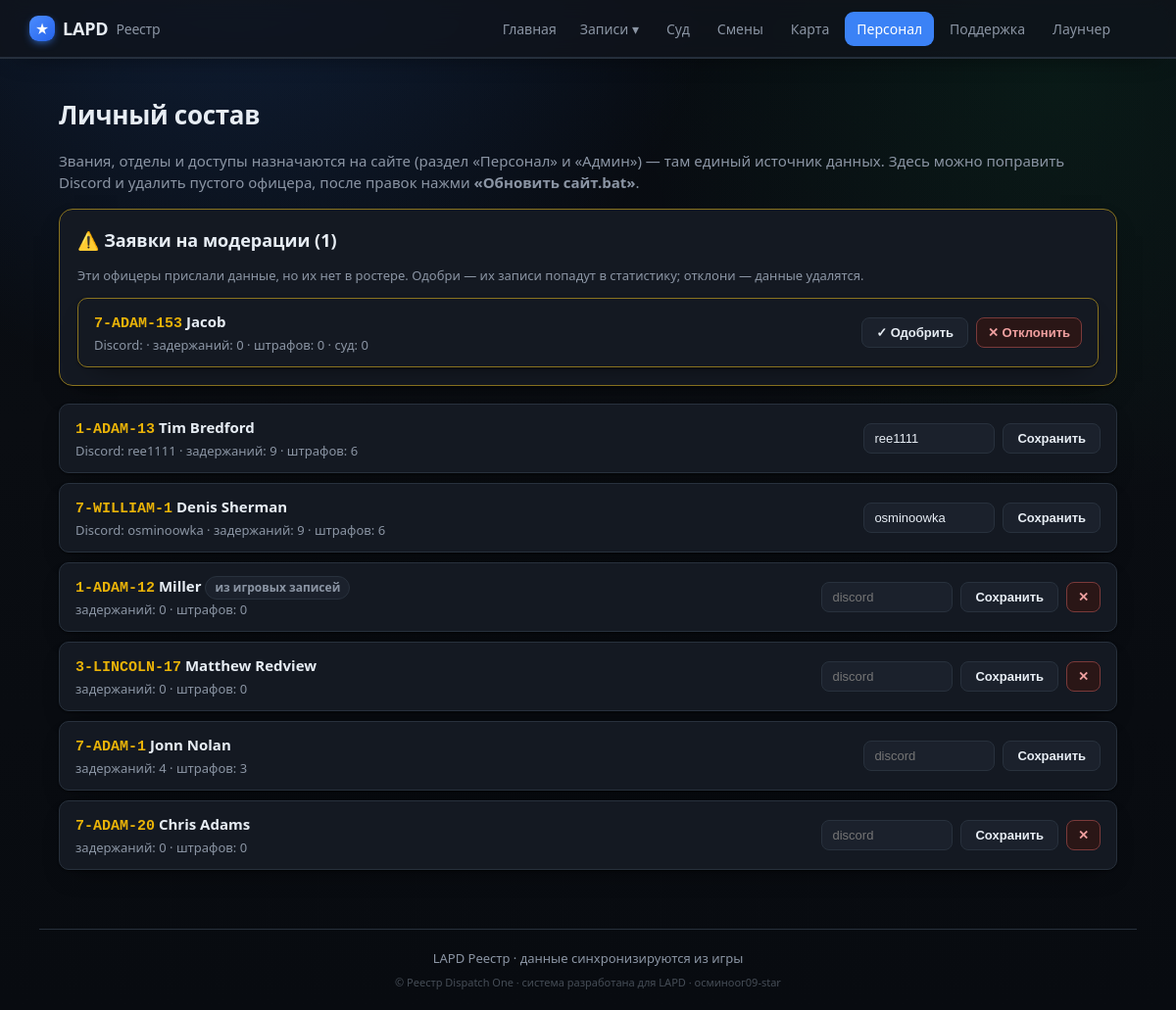
Screenshot of /staff with the database file from the repository.
### tables this page shows
CREATE TABLE officers (
                id INTEGER PRIMARY KEY AUTOINCREMENT,
                callsign TEXT UNIQUE NOT NULL,
                name TEXT
            , current_status TEXT, status_since TEXT, rank TEXT, department TEXT, discord TEXT, is_admin INTEGER);

### app/main.py (the view, shortened to what this page needs)
@app.route("/staff", methods=["GET", "POST"])
def staff():
    is_static = os.environ.get("STATIC_EXPORT") == "1"
    return render_template("staff.html", officers=db.list_all_officers(),
                           ranks=db.RANKS, departments=db.DEPARTMENTS,
                           pending=_pending_requests())

### app/db.py (called while the page is built)
@contextmanager
def get_conn():
    conn = sqlite3.connect(config.DB_PATH)
    conn.row_factory = sqlite3.Row
    try:
        yield conn
        conn.commit()
    finally:
        conn.close()

def status_info(code):
    return DUTY_STATUS.get(code, {"ru": "Не на службе", "cls": "off"})

def staff_label(value):
    return STAFF_LABELS.get(value, value)

### app/main.py (called while the page is built)
@app.context_processor
def inject_globals():
    return {"community": config.COMMUNITY_NAME, "STATUS_RU": db.STATUS_RU,
            "staff_label": db.staff_label,
            "static_export": os.environ.get("STATIC_EXPORT") == "1",
            "build_id": time.strftime("%Y%m%d")}

def _server_dir():
    return os.path.dirname(os.path.dirname(os.path.abspath(__file__)))

def _pending_requests():
    pending_dir = os.path.join(_server_dir(), "inbox", "pending")
    out = []
    if not os.path.isdir(pending_dir):
        return out
    for f in sorted(os.listdir(pending_dir)):
        if not f.endswith(".json"):
            continue
        try:
            data = json.load(open(os.path.join(pending_dir, f), encoding="utf-8"))
            prof = data.get("profile") or {}
            out.append({
                "file": f,
                "callsign": prof.get("callsign", "—"),
                "nickname": prof.get("nickname", "—"),
                "discord": prof.get("discord", "—"),
                "arrests": len(data.get("arrests", [])),
                "citations": len(data.get("citations", [])),
                "cases": len(data.get("cases", [])),
            })
        except Exception:
            continue
    return out

### app/templates/staff.html (shortened to what this page needs)
{% extends "base.html" %}
{% block content %}
<h1>Личный состав</h1>
{% if static_export %}
  <p class="muted">Список офицеров департамента. Звания и отделы назначает руководство.</p>
{% else %}
  <p class="muted">Звания, отделы и доступы назначаются на сайте (раздел «Персонал» и «Админ»)
    — там единый источник данных. Здесь можно поправить Discord и удалить пустого офицера,
    после правок нажми <b>«Обновить сайт.bat»</b>.</p>
{% endif %}
{% if pending and not static_export %}
<div class="card" style="border-color:#8a7420;margin-bottom:18px">
  <h2 style="margin-top:0">⚠️ Заявки на модерации ({{ pending|length }})</h2>
  <p class="muted small">Эти офицеры прислали данные, но их нет в ростере.
    Одобри — их записи попадут в статистику; отклони — данные удалятся.</p>
  {% for p in pending %}
    <form method="post" class="staff-row" style="border-color:#8a7420">
      <div class="staff-who">
        <span class="cs">{{ p.callsign }}</span> <b>{{ p.nickname }}</b>
        <div class="muted small">Discord: {{ p.discord }} ·
          задержаний: {{ p.arrests }} · штрафов: {{ p.citations }} · суд: {{ p.cases }}</div>
      </div>
      <div class="staff-form">
        <button class="btn" name="action" value="approve">✓ Одобрить</button>
        <button class="btn del" name="action" value="reject"
                onclick="return confirm('Отклонить и удалить данные {{ p.callsign }}?')">✕ Отклонить</button>
      </div>
    </form>
  {% endfor %}
</div>
{% endif %}
{% if officers %}
<div class="staff-list">
  {% for o in officers %}
  <div class="staff-row">
    <div class="staff-who">
      <a href="{{ url_for('officer_view', callsign=o.callsign) }}"><span class="cs">{{ o.callsign }}</span></a>
      <b>{{ o.name or '' }}</b>
      {% if not o.registered %}<span class="tag">из игровых записей</span>{% endif %}
      <div class="muted small">
        {% if o.discord %}Discord: {{ o.discord }} · {% endif %}
        задержаний: {{ o.cases_count }} · штрафов: {{ o.cit_count }}
      </div>
    </div>
    {% if static_export %}
      <div class="staff-meta">
        <div class="sb-edit" data-cs="{{ o.callsign }}"></div>
      </div>
    {% else %}
      <form method="post" class="staff-form">
        <input name="discord" value="{{ o.discord or '' }}" placeholder="discord" size="12">
        <button class="btn">Сохранить</button>
        {% if not o.cases_count and not o.cit_count %}
          <button class="btn del" name="action" value="delete"
                  onclick="return confirm('Удалить офицера {{ o.callsign }}?')">✕</button>
        {% endif %}
      </form>
    {% endif %}
  </div>
  {% endfor %}
</div>
{% else %}
  <p class="empty">Офицеров пока нет<span class="empty-sub">Появятся после первой смены.</span></p>
{% endif %}
{% endblock %}

### app/static/style.css (style rules this page uses)
:root { --bg:#0a0d12; --surface:#141922; --surface2:#1b212c; --border:#28313d; --text:#e7edf4; --muted:#8b95a4; --accent:#3b82f6; --accent2:#2563eb; --wanted:#ef4444; --ok:#22c55e; --gold:#eab308; --shadow:0 1px 2px rgba(0,0,0,.5), 0 12px 28px -16px rgba(0,0,0,.7); --radius:14px; }
* { box-sizing:border-box }
body { margin:0;background:var(--bg);color:var(--text); font-family:system-ui,-apple-system,"Segoe UI",Roboto,sans-serif;font-size:15px;line-height:1.5 }
a { color:inherit;text-decoration:none }
h1 { font-size:24px;margin:.2em 0 .6em }
h2 { font-size:17px;margin:1.2em 0 .5em;color:var(--text) }
.cs { font-family:ui-monospace,Consolas,monospace;color:var(--gold);font-weight:600 }
.muted { color:var(--muted) }
.small { font-size:13px }
.tag { display:inline-block;padding:2px 9px;border-radius:20px;font-size:12px;font-weight:600; background:var(--surface2);border:1px solid var(--border);color:var(--muted) }
.card { background:var(--surface);border:1px solid var(--border);border-radius:12px;padding:18px;margin-bottom:16px }
.btn { background:var(--surface2);color:var(--text);border:1px solid var(--border); padding:9px 16px;border-radius:8px;font-weight:600;cursor:pointer;font-size:14px }
.staff-list { display:flex;flex-direction:column;gap:10px }
.staff-row { display:flex;justify-content:space-between;align-items:center;gap:16px;flex-wrap:wrap; background:var(--surface);border:1px solid var(--border);border-radius:10px;padding:12px 16px }
.staff-who { min-width:240px }
.staff-form { display:flex;gap:8px;align-items:center;flex-wrap:wrap }
.staff-form select,.staff-form input[type=text],.staff-form input:not([type]) { background:var(--surface2);color:var(--text);border:1px solid var(--border); border-radius:8px;padding:7px 10px;font-size:13px }
.staff-form .btn { padding:7px 14px;font-size:13px }
.staff-form .btn.del { background:#2a1616;border-color:#7a3a3a;color:#f0a0a0;padding:7px 11px }
body { font-size:15px;-webkit-font-smoothing:antialiased;text-rendering:optimizeLegibility }
h1 { font-size:26px;font-weight:700;letter-spacing:-.3px }
h2 { font-size:18px;font-weight:650 }
.card,.stat,.tbl,.staff-row,.court-row,.officer-card,.district,.faq p,.dutylog li,.pen,.metric { box-shadow:var(--shadow) }
.card,.stat,.officer-card { border-radius:var(--radius) }
.btn { transition:background .15s,border-color .15s,transform .05s }
.staff-row,.court-row { transition:transform .12s,border-color .12s,background .12s }
body { background: radial-gradient(circle at 20% -10%,rgba(59,130,246,.18),transparent 34%), radial-gradient(circle at 90% 8%,rgba(34,197,94,.08),transparent 30%), linear-gradient(180deg,#070b11 0%,#0a0d12 42%,#080b10 100%); }

### rows the page displays
officers: callsign "1-ADAM-13", name "Tim Bredford", discord "ree1111", cases_count "9", cit_count "6"
officers: callsign "7-WILLIAM-1", name "Denis Sherman", discord "osminoowka", cases_count "9", cit_count "6"
officers: callsign "1-ADAM-12", name "Miller", shows "из игровых записей", cases_count "0", cit_count "0"
officers: callsign "3-LINCOLN-17", name "Matthew Redview", cases_count "0", cit_count "0"
officers: callsign "7-ADAM-1", name "Jonn Nolan", cases_count "4", cit_count "3"
officers: callsign "7-ADAM-20", name "Chris Adams", cases_count "0", cit_count "0"

### other values shown
{{ community }} "LAPD"
{{ pending|length }} "1"
{{ p.callsign }} "7-ADAM-153"
{{ p.nickname }} "Jacob"
{{ p.arrests }} "0"
{{ p.citations }} "0"
{{ p.cases }} "0"
